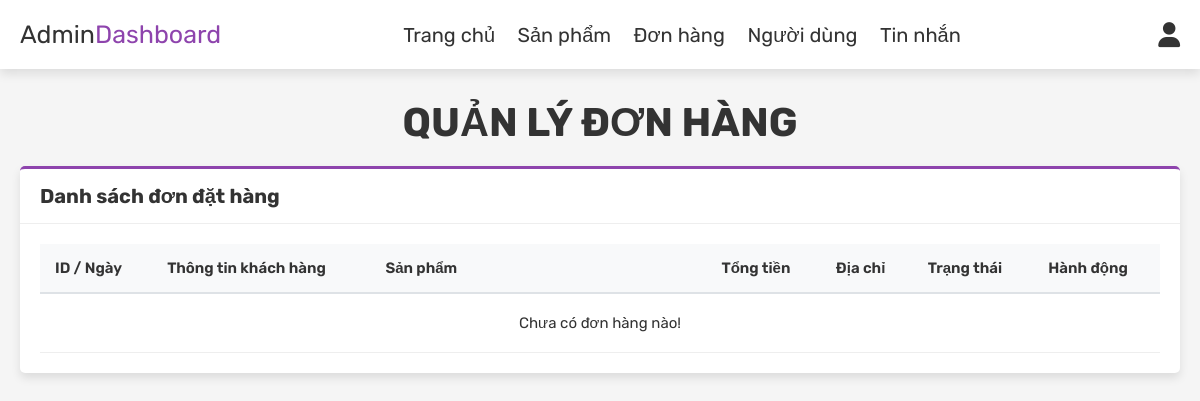
Before: /admin_orders.php (signed in) with the older database file.
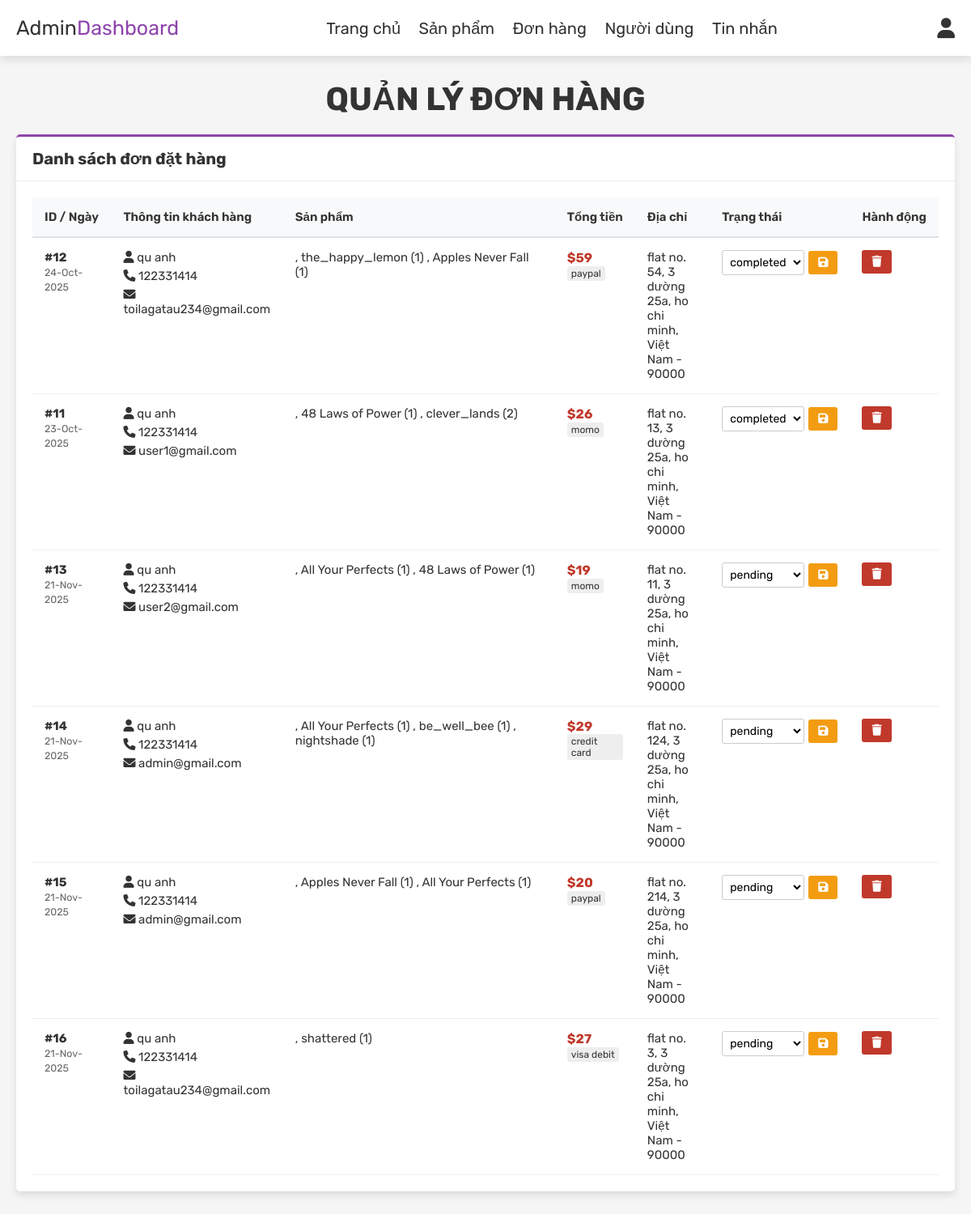
After: the same page with the newer database file.
### tables this page shows
CREATE TABLE `orders` (
  `id` int(100) NOT NULL,
  `user_id` int(100) NOT NULL,
  `name` varchar(100) NOT NULL,
  `number` varchar(12) NOT NULL,
  `email` varchar(100) NOT NULL,
  `method` varchar(50) NOT NULL,
  `address` varchar(500) NOT NULL,
  `total_products` varchar(1000) NOT NULL,
  `total_price` int(100) NOT NULL,
  `placed_on` varchar(50) NOT NULL,
  `payment_status` varchar(20) NOT NULL DEFAULT 'pending'
);

### includes/db.php (called while the page is built, shortened)
<?php
class Database
{
    private $host = DB_HOST;
    private $user = DB_USER;
    private $pass = DB_PASS;
    private $dbname = DB_NAME;
    private $dbh;
    private $stmt;
    public function __construct()
    {
        $dsn = 'mysql:host=' . $this->host . ';port=' . DB_PORT . ';dbname=' . $this->dbname . ';charset=utf8';
        $options = array(
            PDO::ATTR_PERSISTENT => true,
            PDO::ATTR_ERRMODE => PDO::ERRMODE_EXCEPTION,
            PDO::ATTR_DEFAULT_FETCH_MODE => PDO::FETCH_ASSOC
        );
        try {
            $this->dbh = new PDO($dsn, $this->user, $this->pass, $options);
        } catch (PDOException $e) {
            $this->error = $e->getMessage();
            echo $this->error;
        }
    }
    public function query($sql)
    {
        $this->stmt = $this->dbh->prepare($sql);
    }
    public function execute()
    {
        return $this->stmt->execute();
    }
    public function resultSet()
    {
        $this->execute();
        return $this->stmt->fetchAll();
    }
}

### admin_orders.php (the view, shortened to what the changed rows need)
<?php
include 'includes/db.php';
$db = new Database();
?>
<!DOCTYPE html>
<html lang="en">
<head>
   <link rel="stylesheet" href="https://cdnjs.cloudflare.com/ajax/libs/font-awesome/6.0.0/css/all.min.css">
   <link rel="stylesheet" href="./styles/admin.css">
   <link rel="stylesheet" href="./styles/admin/orders-admin.css">
   <link rel="stylesheet" href="./styles/pagination.css">
</head>
<body>
   <section class="orders">
      <h1 class="title">QUẢN LÝ ĐƠN HÀNG</h1>
      <div class="admin-card">
         <div class="card-body">
            <table class="custom-table">
               <thead>
                  <tr>
                     <th>ID / Ngày</th>
                     <th>Thông tin khách hàng</th>
                     <th style="width: 30%;">Sản phẩm</th>
                     <th>Tổng tiền</th>
                     <th>Địa chỉ</th>
                     <th>Trạng thái</th>
                     <th>Hành động</th>
                  </tr>
               </thead>
               <tbody>
                  <?php
                  $limit = 8;
                  $current_page = isset($_GET['page']) ? (int)$_GET['page'] : 1;
                  $offset = ($current_page - 1) * $limit;
                  $db->query("SELECT COUNT(*) as total FROM `orders`");
                  $db->query("SELECT * FROM `orders` ORDER BY placed_on DESC LIMIT $offset, $limit");
                  $select_orders = $db->resultSet();
                  if (count($select_orders) > 0) {
                     foreach ($select_orders as $fetch_orders) {
                  ?>
                        <tr>
                           <td>
                              <b>#<?php echo $fetch_orders['id']; ?></b><br>
                              <small style="color:#666;"><?php echo $fetch_orders['placed_on']; ?></small>
                           </td>
                           <td class="info-group">
                              <span><i class="fas fa-user"></i> <?php echo htmlspecialchars($fetch_orders['name']); ?></span>
                              <span><i class="fas fa-phone"></i> <?php echo $fetch_orders['number']; ?></span>
                              <span><i class="fas fa-envelope"></i> <?php echo $fetch_orders['email']; ?></span>
                           </td>
                           <td>
                              <?php echo $fetch_orders['total_products']; ?>
                           </td>
                           <td>
                              <span class="highlight-price">$<?php echo $fetch_orders['total_price']; ?></span><br>
                              <span class="payment-method"><?php echo $fetch_orders['method']; ?></span>
                           </td>
                           <td><?php echo $fetch_orders['address']; ?></td>
                           <td>
                              <form action="" method="post" class="status-form">
                                 <select name="update_payment" class="status-select">
                                    <option value="" selected disabled><?php echo $fetch_orders['payment_status']; ?></option>
                                 </select>
                                 <button type="submit" name="update_order" class="btn-action btn-update" title="Lưu trạng thái">
                                    <i class="fas fa-save"></i>
                                 </button>
                              </form>
                           </td>
                           <td>
                              <a href="admin_orders.php?delete=<?php echo $fetch_orders['id']; ?>" onclick="return confirm('Xóa đơn hàng này?');" class="btn-action btn-delete" title="Xóa đơn hàng">
                                 <i class="fas fa-trash"></i>
                              </a>
                           </td>
                        </tr>
                  <?php
                     }
                  } else {
                     echo '<tr><td colspan="7" style="text-align:center; padding:2rem;">Chưa có đơn hàng nào!</td></tr>';
                  }
                  ?>
               </tbody>
            </table>
         </div>
      </div>
   </section>
</body>
</html>

Changed rows visible on the page:
added orders: id "12", placed_on "24-Oct-2025", name "qu anh", number "122331414", email "toilagatau234@gmail.com", total_products ", the_happy_lemon (1) , Apples Never Fall (1)", total_price "59", method "paypal", address "flat no. 54, 3 dường 25a, ho chi minh, Việt Nam - 90000", update_payment "completed"
added orders: id "11", placed_on "23-Oct-2025", name "qu anh", number "122331414", email "user1@gmail.com", total_products ", 48 Laws of Power (1) , clever_lands (2)", total_price "26", method "momo", address "flat no. 13, 3 dường 25a, ho chi minh, Việt Nam - 90000", update_payment "completed"
added orders: id "13", placed_on "21-Nov-2025", name "qu anh", number "122331414", email "user2@gmail.com", total_products ", All Your Perfects (1) , 48 Laws of Power (1)", total_price "19", method "momo", address "flat no. 11, 3 dường 25a, ho chi minh, Việt Nam - 90000", update_payment "pending"
added orders: id "14", placed_on "21-Nov-2025", name "qu anh", number "122331414", email "admin@gmail.com", total_products ", All Your Perfects (1) , be_well_bee (1) , nightshade (1)", total_price "29", method "credit card", address "flat no. 124, 3 dường 25a, ho chi minh, Việt Nam - 90000", update_payment "pending"
added orders: id "15", placed_on "21-Nov-2025", name "qu anh", number "122331414", email "admin@gmail.com", total_products ", Apples Never Fall (1) , All Your Perfects (1)", total_price "20", method "paypal", address "flat no. 214, 3 dường 25a, ho chi minh, Việt Nam - 90000", update_payment "pending"
added orders: id "16", placed_on "21-Nov-2025", name "qu anh", number "122331414", email "toilagatau234@gmail.com", total_products ", shattered (1)", total_price "27", method "visa debit", address "flat no. 3, 3 dường 25a, ho chi minh, Việt Nam - 90000", update_payment "pending"
Other visible differences:
text no longer shown: "Chưa có đơn hàng nào!"
